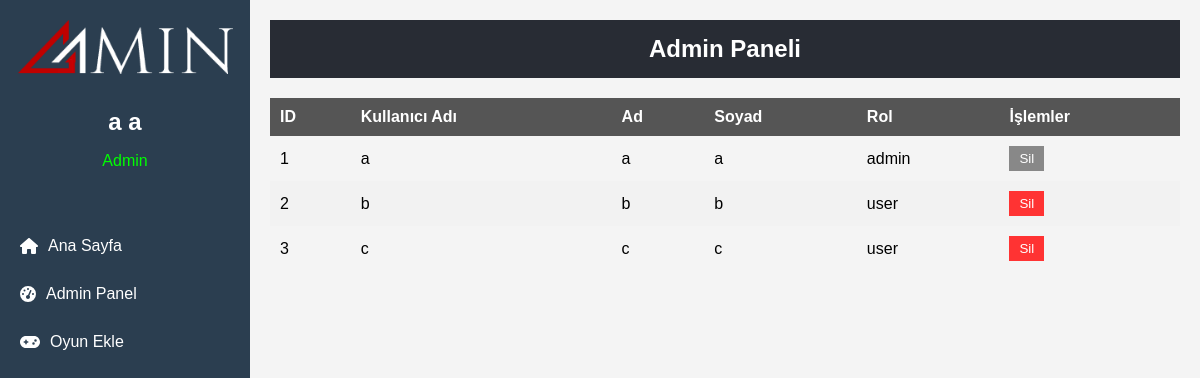
/admin_panel.php (signed in), run on the app's committed database.
### tables this page shows
CREATE TABLE `users` (
  `id` int(11) NOT NULL,
  `username` varchar(50) NOT NULL,
  `password` varchar(255) NOT NULL,
  `firstname` varchar(50) NOT NULL,
  `lastname` varchar(50) NOT NULL,
  `role` varchar(20) NOT NULL DEFAULT 'user'
);

### admin_panel.php (the view, shortened to what this page needs)
<?php
require 'db_connect.php';
$firstname = $_SESSION['firstname'];
$lastname = $_SESSION['lastname'];
$sql = "SELECT id, username, firstname, lastname, role FROM users";
$result = $conn->query($sql);
?>
<!DOCTYPE html>
<html lang="en">
<head>
    <link rel="stylesheet" href="./css/admin_panel.css">
    <link rel="stylesheet" href="https://cdnjs.cloudflare.com/ajax/libs/font-awesome/6.3.0/css/all.min.css" />
</head>
<body>
<div class="sidebar">
        <div class="logo">
            <img src="./assets/logo.png" alt="Logo" style="width:215px; margin-top:20px">
        </div>
        <div class="profile">
            <h2><?php echo htmlspecialchars($firstname . ' ' . $lastname); ?></h2>
            <p>Admin</p>
        </div>
        <nav>
            <ul>
                <li><a href="index.php"><i class="fas fa-home" style="margin-right:10px"></i> Ana Sayfa</a></li>
                <li><a href="admin_panel.php"><i class="fas fa-tachometer-alt" style="margin-right:10px"></i> Admin Panel</a></li>
                <li><a href="oyun_ekle.php"><i class="fas fa-gamepad" style="margin-right:10px"></i> Oyun Ekle</a></li>
            </ul>
        </nav>
    </div>
    <div class="main-content">
        <header>
            <h1>Admin Paneli</h1>
        </header>
        <main>
            <table>
                <thead>
                    <tr>
                        <th>ID</th>
                        <th>Kullanıcı Adı</th>
                        <th>Ad</th>
                        <th>Soyad</th>
                        <th>Rol</th>
                        <th>İşlemler</th>
                    </tr>
                </thead>
                <tbody>
                    <?php if ($result->num_rows > 0): ?>
                        <?php while($row = $result->fetch_assoc()): ?>
                            <tr>
                                <td><?php echo $row['id']; ?></td>
                                <td><?php echo $row['username']; ?></td>
                                <td><?php echo $row['firstname']; ?></td>
                                <td><?php echo $row['lastname']; ?></td>
                                <td><?php echo $row['role']; ?></td>
                                <td>
                                    <?php if ($row['role'] !== 'admin'): ?>
                                        <form method="POST" action="delete_user.php">
                                            <button type="submit" class="delete-button">Sil</button>
                                        </form>
                                    <?php else: ?>
                                        <button class="delete-button" disabled>Sil</button>
                                    <?php endif; ?>
                                </td>
                            </tr>
                        <?php endwhile; ?>
                    <?php else: ?>
                        <tr>
                            <td colspan="6">Hiç kullanıcı bulunamadı.</td>
                        </tr>
                    <?php endif; ?>
                </tbody>
            </table>
        </main>
    </div>
</body>
</html>

### css/admin_panel.css (style rules this page uses)
body { font-family: 'Montserrat', sans-serif; display: flex; margin: 0; padding: 0; background-color: #f4f4f4; }
.sidebar { width: 250px; background-color: #2b3e50; color: #fff; position: fixed; height: 100%; display: flex; flex-direction: column; align-items: center; }
.profile { text-align: center; padding: 20px; }
.profile h2 { margin: 10px 0 5px; }
.profile p { color: #00ff00; }
nav { width: 100%; }
nav ul { list-style: none; padding: 0; }
nav ul li { width: 100%; }
nav ul li a { text-decoration: none; color: #fff; padding: 15px 20px; display: flex; align-items: center; width: 100%; box-sizing: border-box; transition: background 0.3s; }
.main-content { margin-left: 250px; width: calc(100% - 250px); padding: 20px; }
header { background-color: #282c34; color: white; padding: 15px; text-align: center; }
h1 { margin: 0; font-size: 24px; }
table { width: 100%; border-collapse: collapse; margin-top: 20px; }
table th, table td { padding: 10px; text-align: left; }
table th { background-color: #555; color: white; }
table tr:nth-child(even) { background-color: #f2f2f2; }
.delete-button { background-color: #ff3333; color: white; border: none; padding: 5px 10px; cursor: pointer; }
.delete-button[disabled] { background-color: #888; cursor: not-allowed; }

### data on the page
users: id "1", username "a", firstname "a", lastname "a", role "admin", shows "Sil"
users: id "2", username "b", firstname "b", lastname "b", role "user"
users: id "3", username "c", firstname "c", lastname "c", role "user"

### other printed values
$firstname . ' ' . $lastname "a a"
